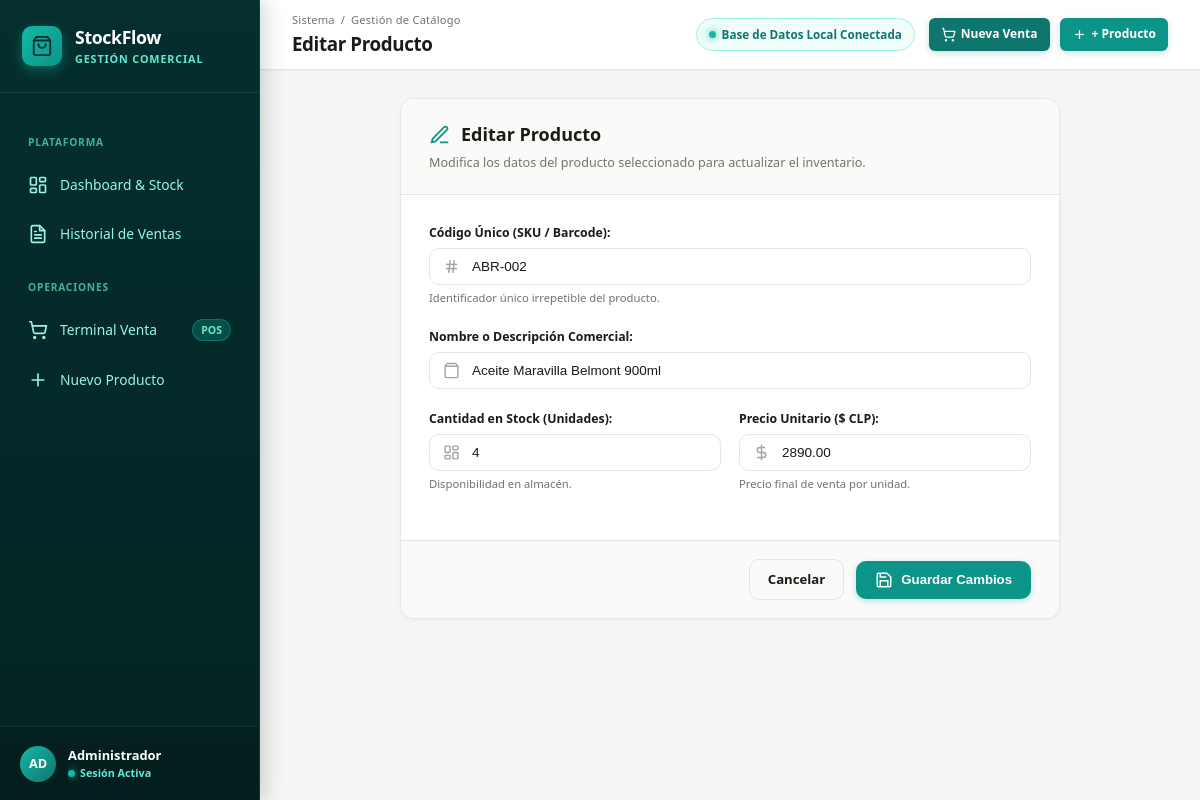
Screenshot of /producto/editar/11/ with the database file from the repository.
### ventas/models.py (models this page shows, shortened)
class Producto(models.Model):
    codigo = models.CharField(max_length=20, unique=True)
    nombre = models.CharField(max_length=100)
    cantidad = models.IntegerField(default=0)
    precio = models.DecimalField(max_digits=10, decimal_places=2)

### ventas/views.py (the view, shortened to what this page needs)
# urls.py: path('producto/editar/<int:id>/', views.editar_producto, name='editar_producto'),
def editar_producto(request, id):
    producto = get_object_or_404(Producto, id=id)
    return render(request, 'ventas/form_producto.html', {'producto': producto})

### ventas/templates/ventas/form_producto.html (shortened to what this page needs)
{% extends 'ventas/base.html' %}
{% block section_name %}Gestión de Catálogo{% endblock %}
{% block page_title %}{% if producto %}Editar Producto{% else %}Crear Nuevo Producto{% endif %}{% endblock %}
{% block content %}
<div class="form-card">
    <div class="form-card-header">
        <h2 class="form-card-title">
            {% if producto %}
                <svg viewBox="0 0 24 24" fill="none" stroke="currentColor" stroke-width="2" width="22" height="22" style="color: var(--color-primary);">
                    <path d="M12 20h9"></path>
                    <path d="M16.5 3.5a2.121 2.121 0 0 1 3 3L7 19l-4 1 1-4L16.5 3.5z"></path>
                </svg>
                <span>Editar Producto</span>
            {% else %}
                <svg viewBox="0 0 24 24" fill="none" stroke="currentColor" stroke-width="2" width="22" height="22" style="color: var(--color-primary);">
                    <path d="M5 12h14"></path><path d="M12 5v14"></path>
                </svg>
                <span>Registrar Nuevo Producto</span>
            {% endif %}
        </h2>
        <p class="form-card-subtitle">
            {% if producto %}
                Modifica los datos del producto seleccionado para actualizar el inventario.
            {% else %}
                Completa los datos requeridos para incorporar un nuevo artículo al catálogo disponible.
            {% endif %}
        </p>
    </div>
    <form method="POST">
        <div class="form-card-body">
            <div class="form-group">
                <label class="form-label" for="codigo">Código Único (SKU / Barcode):</label>
                <div class="input-with-icon">
                    <input type="text" name="codigo" id="codigo" class="form-input"
                           value="{{ producto.codigo|default:'' }}"
                           placeholder="Ej: BEB-001" required>
                </div>
                <div class="form-helper">Identificador único irrepetible del producto.</div>
            </div>
            <div class="form-group">
                <label class="form-label" for="nombre">Nombre o Descripción Comercial:</label>
                <div class="input-with-icon">
                    <input type="text" name="nombre" id="nombre" class="form-input"
                           value="{{ producto.nombre|default:'' }}"
                           placeholder="Ej: Café Tostado Molido 250g" required>
                </div>
            </div>
            <div class="form-row">
                <div class="form-group">
                    <label class="form-label" for="cantidad">Cantidad en Stock (Unidades):</label>
                    <div class="input-with-icon">
                        <input type="number" name="cantidad" id="cantidad" class="form-input"
                               value="{{ producto.cantidad|default:'0' }}"
                               min="0" required>
                    </div>
                    <div class="form-helper">Disponibilidad en almacén.</div>
                </div>
                <div class="form-group">
                    <label class="form-label" for="precio">Precio Unitario ($ CLP):</label>
                    <div class="input-with-icon">
                        <input type="number" step="1" name="precio" id="precio" class="form-input"
                               value="{{ producto.precio|default:'' }}"
                               min="0" placeholder="Ej: 3500" required>
                    </div>
                    <div class="form-helper">Precio final de venta por unidad.</div>
                </div>
            </div>
        </div>
        <div class="form-card-footer">
            <a href="{% url 'lista_productos' %}" class="btn btn-secondary">
                Cancelar
            </a>
            <button type="submit" class="btn btn-primary">
                <svg viewBox="0 0 24 24" fill="none" stroke="currentColor" stroke-width="2" width="18" height="18">
                    <path d="M19 21H5a2 2 0 0 1-2-2V5a2 2 0 0 1 2-2h11l5 5v11a2 2 0 0 1-2 2z"></path>
                    <polyline points="17 21 17 13 7 13 7 21"></polyline>
                    <polyline points="7 3 7 8 15 8"></polyline>
                </svg>
                <span>{% if producto %}Guardar Cambios{% else %}Registrar Producto{% endif %}</span>
            </button>
        </div>
    </form>
</div>
{% endblock %}

### ventas/static/ventas/css/dashboard.css (style rules this page uses)
:root { --color-primary: #0d9488; --color-primary-hover: #0f766e; --color-primary-light: #f0fdfa; --color-primary-subtle: #ccfbf1; --color-sidebar: #042f2e; --color-sidebar-surface: #0a3d3b; --color-sidebar-hover: #115e59; --color-sidebar-text: #99f6e4; --color-sidebar-text-muted: #5eead4; --color-sidebar-active: #14b8a6; --color-bg: #f5f5f4; --color-surface: #ffffff; --color-surface-stone: #fafaf9; --color-surface-muted: #eeecea; --color-border: #e7e5e4; --color-border-subtle: #d6d3d1; --color-text-main: #1c1917; --color-text-muted: #78716c; --color-text-light: #a8a29e; --color-success: #059669; --color-success-bg: #ecfdf5; --color-success-text: #065f46; --color-success-border: #a7f3d0; --color-warning: #d97706; --color-warning-bg: #fffbeb; --color-warning-text: #92400e; --color-warning-border: #fde68a; --color-danger: #e11d48; --color-danger-bg: #fff1f2; --color-danger-text: #9f1239; --color-danger-border: #fecdd3; --shadow-xs: 0 1px 2px 0 rgba(28, 25, 23, 0.04); --shadow-sm: 0 1px 3px 0 rgba(28, 25, 23, 0.06), 0 1px 2px -1px rgba(28, 25, 23, 0.04); --shadow-card: 0 2px 8px -2px rgba(28, 25, 23, 0.05), 0 1px 3px -1px rgba(28, 25, 23, 0.03); --shadow-md: 0 6px 12px -2px rgba(28, 25, 23, 0.08), 0 3px 6px -3px rgba(28, 25, 23, 0.04); --shadow-lg: 0 14px 24px -4px rgba(28, 25, 23, 0.1), 0 6px 10px -4px rgba(28, 25, 23, 0.04); --radius-sm: 6px; --radius-md: 10px; --radius-lg: 14px; --radius-xl: 20px; --radius-pill: 9999px; --transition-fast: 0.15s cubic-bezier(0.4, 0, 0.2, 1); --transition-normal: 0.25s cubic-bezier(0.4, 0, 0.2, 1); --sidebar-width: 260px; --header-height: 70px; }
*, *::before, *::after { box-sizing: border-box; margin: 0; padding: 0; }
html { font-size: 15px; -webkit-font-smoothing: antialiased; -moz-osx-font-smoothing: grayscale; }
body { font-family: system-ui, -apple-system, BlinkMacSystemFont, "Segoe UI", Roboto, "Helvetica Neue", Arial, sans-serif; background-color: var(--color-bg); color: var(--color-text-main); line-height: 1.55; min-height: 100vh; display: flex; }
.btn { display: inline-flex; align-items: center; justify-content: center; gap: 8px; padding: 9px 18px; border-radius: var(--radius-md); font-size: 0.88rem; font-weight: 600; cursor: pointer; text-decoration: none; transition: all var(--transition-fast); border: 1px solid transparent; white-space: nowrap; }
.btn svg { width: 18px; height: 18px; }
.btn-primary { background-color: var(--color-primary); color: #ffffff; box-shadow: 0 2px 6px rgba(13, 148, 136, 0.25); }
.btn-secondary { background-color: var(--color-surface-stone); color: var(--color-text-main); border-color: var(--color-border); }
.form-card { max-width: 660px; margin: 0 auto; background-color: var(--color-surface); border: 1px solid var(--color-border); border-radius: var(--radius-lg); box-shadow: var(--shadow-card); overflow: hidden; }
.form-card-header { padding: 22px 28px; border-bottom: 1px solid var(--color-border); background-color: #fafaf9; }
.form-card-title { font-size: 1.2rem; font-weight: 800; color: var(--color-text-main); margin-bottom: 4px; display: flex; align-items: center; gap: 10px; }
.form-card-subtitle { font-size: 0.84rem; color: var(--color-text-muted); }
.form-card-body { padding: 28px; }
.form-group { margin-bottom: 20px; }
.form-row { display: grid; grid-template-columns: 1fr 1fr; gap: 18px; }
.form-label { display: block; font-size: 0.82rem; font-weight: 700; color: var(--color-text-main); margin-bottom: 6px; }
.input-with-icon { position: relative; display: flex; align-items: center; }
.form-input { width: 100%; padding: 10px 14px; border: 1px solid var(--color-border); border-radius: var(--radius-md); font-size: 0.9rem; color: var(--color-text-main); background-color: #ffffff; outline: none; transition: all var(--transition-fast); }
.input-with-icon .form-input { padding-left: 42px; }
.form-helper { font-size: 0.75rem; color: var(--color-text-muted); margin-top: 4px; }
.form-card-footer { padding: 18px 28px; background-color: #fafaf9; border-top: 1px solid var(--color-border); display: flex; align-items: center; justify-content: flex-end; gap: 12px; }

### rows the page displays
Producto: codigo "ABR-002", nombre "Aceite Maravilla Belmont 900ml", cantidad "4", precio "2890.00"
